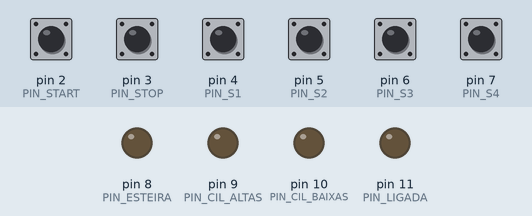
This sketch was run on a simulated Arduino Uno, built with avr-gcc and run on an emulated ATmega328P. Shown: output pins drawn as LEDs (lit = HIGH). The test bench sets the inputs (shaded band); at power-on: pin 2 (PIN_START), pin 3 (PIN_STOP), pin 4 (PIN_S1), pin 5 (PIN_S2), pin 6 (PIN_S3), pin 7 (PIN_S4) HIGH.

Above: at 1.2 s.
1.3 s: pin 2 (PIN_START) pulled LOW for 0.15 s
At 1.6 s:
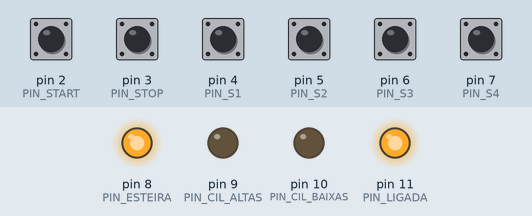
4.4 s: pin 3 (PIN_STOP) pulled LOW for 0.15 s
At 5.1 s:
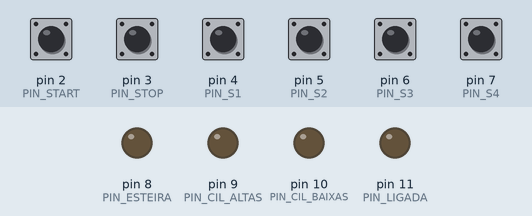
6.0 s: pin 2 (PIN_START) pulled LOW for 1 s
At 9.0 s:
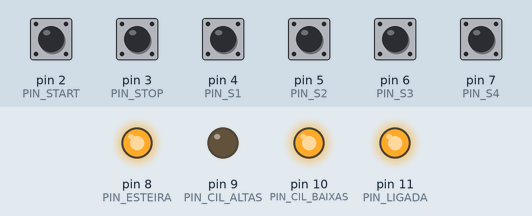
Timing chart, 0 to 10.5 s (numbered marks = the images above; inputs shaded):
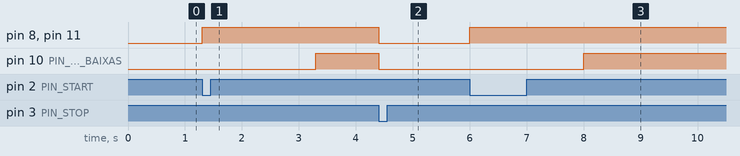

Measured:
- after the input at 1.3 s, pin 8 (PIN_ESTEIRA), pin 11 (PIN_LIGADA): LOW → HIGH at once; pin 10 (PIN_CIL_BAIXAS): LOW → HIGH after 2.0 s
- after the input at 4.4 s, pin 8 (PIN_ESTEIRA), pin 10 (PIN_CIL_BAIXAS), pin 11 (PIN_LIGADA): HIGH → LOW at once
- after the input at 6.0 s, pin 8 (PIN_ESTEIRA), pin 11 (PIN_LIGADA): LOW → HIGH at once; pin 10 (PIN_CIL_BAIXAS): LOW → HIGH after 2.0 s

The sketch:

ex04_seletor_altura_pecas.ino
```cpp
const int PIN_START = 2;
const int PIN_STOP  = 3;
const int PIN_S1    = 4;
const int PIN_S2    = 5;
const int PIN_S3    = 6;
const int PIN_S4    = 7;

const int PIN_ESTEIRA   = 8;
const int PIN_CIL_ALTAS = 9;
const int PIN_CIL_BAIXAS= 10;
const int PIN_LIGADA    = 11;
const unsigned long TEMPO_ESTABILIZA = 2000UL;

enum Estado { IDLE, AGUARDA_ESTABILIZAR, DESVIANDO, IDLE_FIM };
Estado estado = IDLE;

unsigned long tQueda = 0;
bool pecaAlta = false;

void setup() {
  pinMode(PIN_START, INPUT_PULLUP);
  pinMode(PIN_STOP,  INPUT_PULLUP);
  pinMode(PIN_S1, INPUT_PULLUP);
  pinMode(PIN_S2, INPUT_PULLUP);
  pinMode(PIN_S3, INPUT_PULLUP);
  pinMode(PIN_S4, INPUT_PULLUP);

  pinMode(PIN_ESTEIRA, OUTPUT);
  pinMode(PIN_CIL_ALTAS, OUTPUT);
  pinMode(PIN_CIL_BAIXAS, OUTPUT);
  pinMode(PIN_LIGADA, OUTPUT);
}

void loop() {
  bool start = (digitalRead(PIN_START) == LOW);
  bool stop  = (digitalRead(PIN_STOP)  == LOW);
  bool s1 = (digitalRead(PIN_S1) == LOW);
  bool s2 = (digitalRead(PIN_S2) == LOW);
  bool s3 = (digitalRead(PIN_S3) == LOW);
  bool s4 = (digitalRead(PIN_S4) == LOW);

  if (stop) {
    estado = IDLE;
    digitalWrite(PIN_ESTEIRA, LOW);
    digitalWrite(PIN_CIL_ALTAS, LOW);
    digitalWrite(PIN_CIL_BAIXAS, LOW);
    digitalWrite(PIN_LIGADA, LOW);
    return;
  }

  switch (estado) {

    case IDLE:
      digitalWrite(PIN_ESTEIRA, LOW);
      digitalWrite(PIN_CIL_ALTAS, LOW);
      digitalWrite(PIN_CIL_BAIXAS, LOW);
      digitalWrite(PIN_LIGADA, LOW);
      if (start) {

        digitalWrite(PIN_LIGADA, HIGH);
        digitalWrite(PIN_ESTEIRA, HIGH);
        tQueda = millis();
        estado = AGUARDA_ESTABILIZAR;
      }
      break;

    case AGUARDA_ESTABILIZAR:

      if (millis() - tQueda >= TEMPO_ESTABILIZA) {

        pecaAlta = s3 && s4;
        if (pecaAlta) digitalWrite(PIN_CIL_ALTAS, HIGH);
        else          digitalWrite(PIN_CIL_BAIXAS, HIGH);
        estado = DESVIANDO;
      }
      break;

    case DESVIANDO:

      if ((pecaAlta && s1) || (!pecaAlta && s2)) {
        digitalWrite(PIN_ESTEIRA, LOW);
        digitalWrite(PIN_CIL_ALTAS, LOW);
        digitalWrite(PIN_CIL_BAIXAS, LOW);
        digitalWrite(PIN_LIGADA, LOW);
        estado = IDLE;
      }
      break;

    default:
      estado = IDLE;
      break;
  }
}
```
